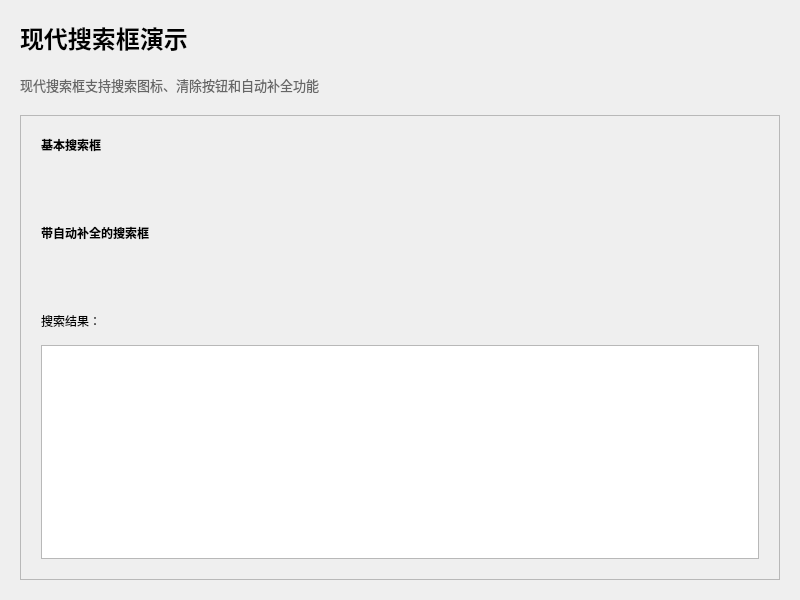
<?xml version="1.0" encoding="UTF-8"?>
<ui version="4.0">
 <class>SearchBoxPage</class>
 <widget class="QWidget" name="SearchBoxPage">
  <property name="geometry">
   <rect>
    <x>0</x>
    <y>0</y>
    <width>800</width>
    <height>600</height>
   </rect>
  </property>
  <property name="windowTitle">
   <string>现代搜索框演示</string>
  </property>
  <layout class="QVBoxLayout" name="verticalLayout">
   <property name="spacing">
    <number>20</number>
   </property>
   <property name="leftMargin">
    <number>20</number>
   </property>
   <property name="topMargin">
    <number>20</number>
   </property>
   <property name="rightMargin">
    <number>20</number>
   </property>
   <property name="bottomMargin">
    <number>20</number>
   </property>
   <item>
    <widget class="QLabel" name="titleLabel">
     <property name="font">
      <font>
       <pointsize>18</pointsize>
       <bold>true</bold>
      </font>
     </property>
     <property name="text">
      <string>现代搜索框演示</string>
     </property>
    </widget>
   </item>
   <item>
    <widget class="QLabel" name="descriptionLabel">
     <property name="text">
      <string>现代搜索框支持搜索图标、清除按钮和自动补全功能</string>
     </property>
     <property name="styleSheet">
      <string>color: #666666; font-size: 13px;</string>
     </property>
    </widget>
   </item>
   <item>
    <widget class="QFrame" name="demoFrame">
     <property name="frameShape">
      <enum>QFrame::StyledPanel</enum>
     </property>
     <property name="frameShadow">
      <enum>QFrame::Raised</enum>
     </property>
     <layout class="QVBoxLayout" name="demoLayout">
      <property name="spacing">
       <number>15</number>
      </property>
      <property name="leftMargin">
       <number>20</number>
      </property>
      <property name="topMargin">
       <number>20</number>
      </property>
      <property name="rightMargin">
       <number>20</number>
      </property>
      <property name="bottomMargin">
       <number>20</number>
      </property>
      <item>
       <widget class="QLabel" name="basicLabel">
        <property name="font">
         <font>
          <bold>true</bold>
         </font>
        </property>
        <property name="text">
         <string>基本搜索框</string>
        </property>
       </widget>
      </item>
      <item>
       <widget class="QWidget" name="basicSearchWidget" native="true">
        <property name="minimumSize">
         <size>
          <width>0</width>
          <height>40</height>
         </size>
        </property>
       </widget>
      </item>
      <item>
       <widget class="QLabel" name="completionLabel">
        <property name="font">
         <font>
          <bold>true</bold>
         </font>
        </property>
        <property name="text">
         <string>带自动补全的搜索框</string>
        </property>
       </widget>
      </item>
      <item>
       <widget class="QWidget" name="completionSearchWidget" native="true">
        <property name="minimumSize">
         <size>
          <width>0</width>
          <height>40</height>
         </size>
        </property>
       </widget>
      </item>
      <item>
       <widget class="QLabel" name="resultLabel">
        <property name="text">
         <string>搜索结果：</string>
        </property>
       </widget>
      </item>
      <item>
       <widget class="QTextEdit" name="resultTextEdit">
        <property name="readOnly">
         <bool>true</bool>
        </property>
        <property name="maximumHeight">
         <number>150</number>
        </property>
       </widget>
      </item>
     </layout>
    </widget>
   </item>
  </layout>
 </widget>
 <resources/>
 <connections/>
</ui>
